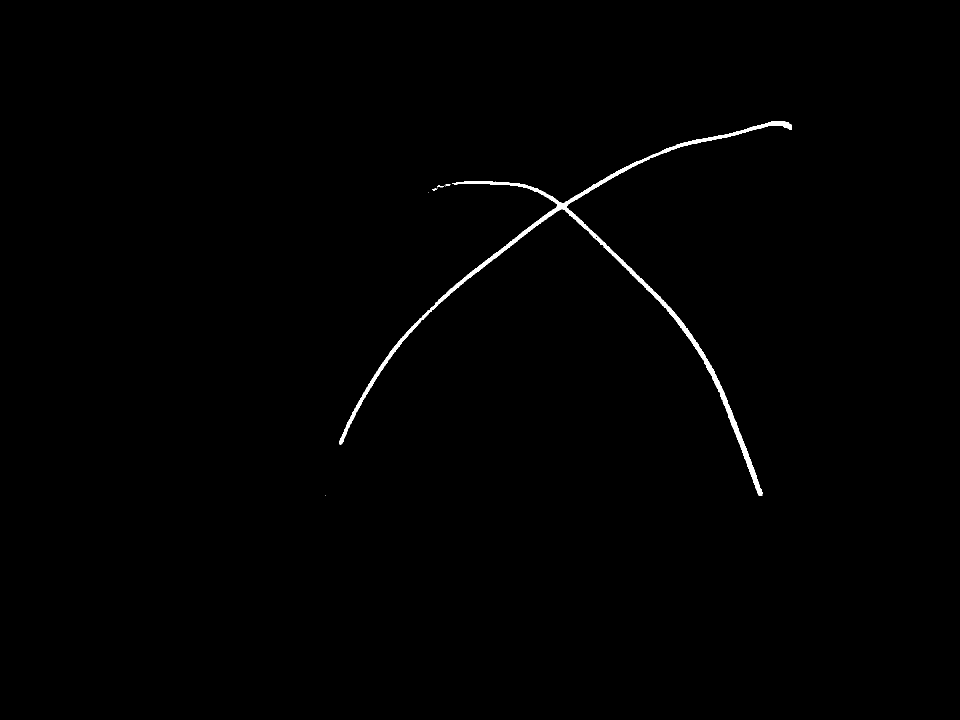
#> input picture line_mask.png, 1920 x 1440 px (shown at 1/2 size)
$ python region_mask.py
#> lines starting #> are read from the running program, lines starting #| are printed output that depends on the picture; after the words box and inside, x2 and y2 are one past the last pixel; in counts of white or black regions, pixels touching at a corner belong together
#> `img = cv.imread("./line_mask.png", 0)`: img: shape (1440, 1920); 0.56% white; 7 white regions (3 under 20 px)
#| (1440, 1920)
### skely_prune.py
from skan import skeleton_to_csgraph, summarize, Skeleton, branch_statistics, draw
import numpy as np
import matplotlib.pyplot as plt
from skimage import morphology


# [5 lines left out: function check_increment_dict, not called in this run]


def to_graph(skeletony, img_):
    print("Creating graph", skeletony.dtype)

    w, h = skeletony.shape

    new_img = np.empty((w, h, 3), dtype=np.uint8)
    new_img[:, :, 0] = img_.astype(np.uint8) * 255
    new_img[:, :, 1] = img_.astype(np.uint8) * 255
    new_img[:, :, 2] = img_.astype(np.uint8) * 0

    previous_one_branches = 9999999

    for i in range(7):

        skeleton_obj = Skeleton(skeletony, source_image=new_img, keep_images=True, unique_junctions=True)

        # https://github.com/jni/skan/issues/92
        branch_data = summarize(skeleton_obj)

        thres = 100

        bt = branch_data['branch-type'].value_counts()

        if 1 in bt.keys():
            num_ones = bt[1]
            if num_ones < previous_one_branches:
                previous_one_branches = bt[1]
            elif num_ones == previous_one_branches:
                print("Cleaned all 1 branches")
                break
        else:
            print("No 1 branches")

        nodes = {}
        outls = {}

        for ii in range(branch_data.shape[0]):
            branch_obj = branch_data.loc[ii]
            node_src = branch_obj.loc['node-id-src']
            node_dst = branch_obj.loc['node-id-dst']
            if node_src == node_dst:
                check_increment_dict(outls, branch_obj, node_dst)
            else:
                check_increment_dict(nodes, branch_obj, node_src)
                check_increment_dict(nodes, branch_obj, node_dst)

            if branch_data.loc[ii, 'branch-distance'] < thres and branch_data.loc[ii, 'branch-type'] == 1:

                integer_coords = tuple(skeleton_obj.path_coordinates(ii)[1:-1].T.astype(int))
                skeletony[integer_coords] = 0

                # [35 lines of commented-out code are left out]

        skeletony = morphology.remove_small_objects(skeletony, min_size=2, connectivity=2)

        print("New skeletonize")
        skeletony = morphology.binary_dilation(skeletony)
        skeletony = morphology.skeletonize(skeletony)
        print("New skeletonize done")

        # [9 lines of commented-out code are left out]

    return skeletony

### region_mask.py
import cv2 as cv
import matplotlib.pyplot as plt
import numpy as np
from scipy.spatial.distance import cdist
from skimage.morphology import medial_axis, skeletonize, binary_dilation

import flood_fill_distance

import piecewise_fit

import skely_prune


# [44 lines left out: functions rgb_draw_img, skeletonize_ocv, biggest_contour_line, draw_get_contour, not called in this run]


def clean_big_objects(img_, size):
    """"Removes regions larger than a rectangle of size <size>"""
#> called with size = 50
    elem = cv.getStructuringElement(cv.MORPH_RECT, (size, size))
    ay = cv.morphologyEx(img, cv.MORPH_OPEN, elem)
#> ay: shape (1440, 1920); every value is 0
    ay = cv.dilate(ay, elem)
    ay = cv.subtract(img_, ay)

    return ay


# [66 lines left out: function split_line_choose_region, not called in this run]


def process_segmentation(img_, show_=False):
    """"Takes a mask of the segmented line, cleans it and returns clean mask\n
    1. Removes big blobs: the lines we are looking for are thin, not blobs\n
    2. Finds contours\n
    3. Removes contours with small areas\n
    """
    img_ = clean_big_objects(img_, 50)

    if show_:
        plt.figure()
        plt.title("Removed big objects")
        plt.imshow(img_)
        plt.show()

    contours_, hierarchy_ = cv.findContours(img_, mode=cv.RETR_EXTERNAL, method=cv.CHAIN_APPROX_NONE)
#> contours_ = 7 contours, 6 with area under 20; largest, box (x1, y1, x2, y2) and area: (678, 243, 1584, 992) 13459
    draw_contour_img = np.zeros(img.shape[:2], dtype=np.uint8)
    filt_contours_ = []
    cont_areas_ = []
    filt_hier_ = []
    for contour_num_ in range(len(contours_)):
        area_ = cv.contourArea(contours_[contour_num_])
        if area_ > 500:
            cv.drawContours(draw_contour_img, contours_, contour_num_, color=255, thickness=cv.FILLED)
            filt_contours_.append(contours_[contour_num_])
            cont_areas_.append(area_)
#> this loop made 7 passes
#> area_ on pass 7: 13459
#> draw_contour_img: shape (1440, 1920); 0.55% white; 1 white region
#> after the loop, cont_areas_ = [13459]; filt_contours_ = 1 contour; box (x1, y1, x2, y2) and area: (678, 243, 1584, 992) 13459
            # filt_hier.append(hierarchy[cont])

    if show_:
        plt.figure()
        plt.title("Filtered contours")
        plt.imshow(draw_contour_img)
        plt.show()

    return draw_contour_img


def get_mask_from_line_segmentation(img_):
    filtered_image_ = process_segmentation(img_, show_=True)

    skel_img_ = filtered_image_.astype(bool)
#> skel_img_: shape (1440, 1920) bool; 0.55% white; 1 white region, box (x1, y1, x2, y2) and area: (678, 243, 1584, 992) 15322

    skel_ = skeletonize(skel_img_)
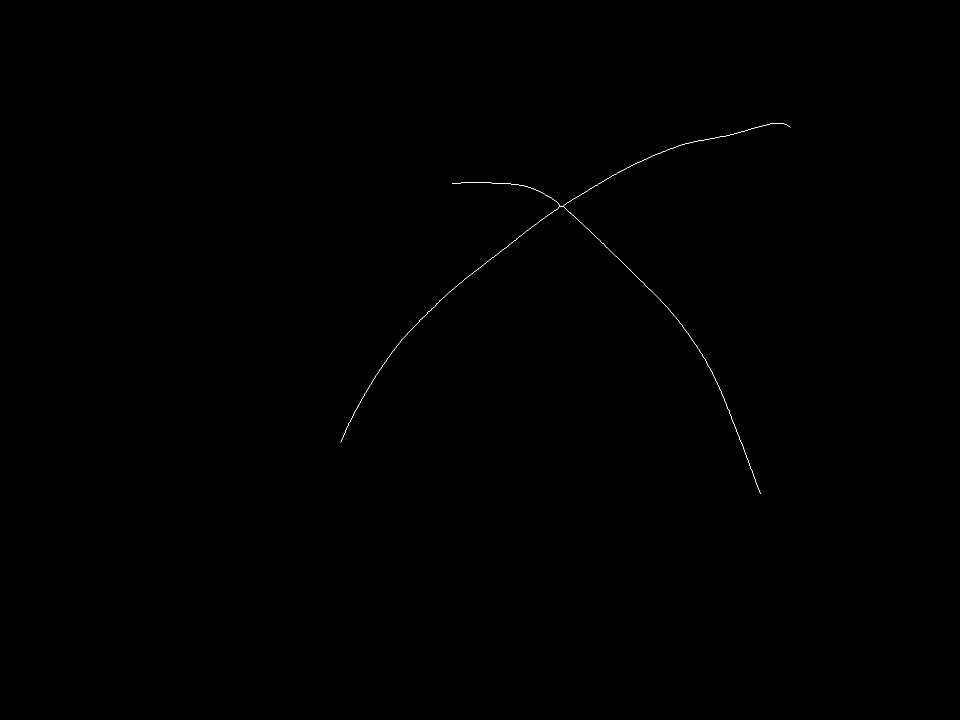
#> skel_: shape (1440, 1920) bool (shown at 1/2 size); 0.07% white in thin lines or dots, all inside (x1, y1, x2, y2) = (681, 246, 1581, 988)
    skel_ = skely_prune.to_graph(skel_, filtered_image_)
#| Creating graph bool
#> in to_graph, `new_img[:, :, 1] = img_.astype(np.uint8) * 255`: new_img: shape (1440, 1920, 3); mean of channels 0, 1, 2 0, 0, 0
#> in to_graph, `new_img[:, :, 2] = img_.astype(np.uint8) * 0`:
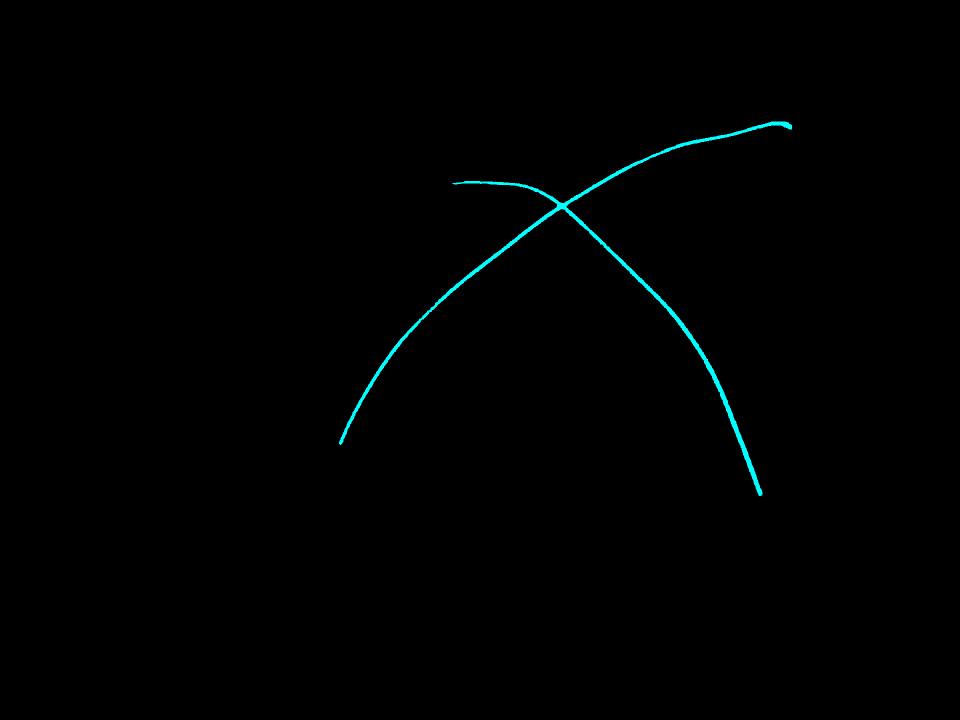
#> new_img: shape (1440, 1920, 3) (shown at 1/2 size); mean of channels 0, 1, 2 0.00554, 0.00554, 0; drawn with 1 as white
#> after the loop in to_graph, `for i in range(7):`: previous_one_branches = 9999999

    seg_mask_ = split_line_choose_region(skel_, True, rotated_rect=0)

    return seg_mask_


# [112 lines left out: function trash_function_do_not_use, not called in this run]

    # [4 lines of commented-out code are left out]


if __name__ == '__main__':
    print('PyCharm')
    img = cv.imread("./line_mask.png", 0)
    print(img.shape)

#> (the run stopped early here; a loop or call above may not have finished)
